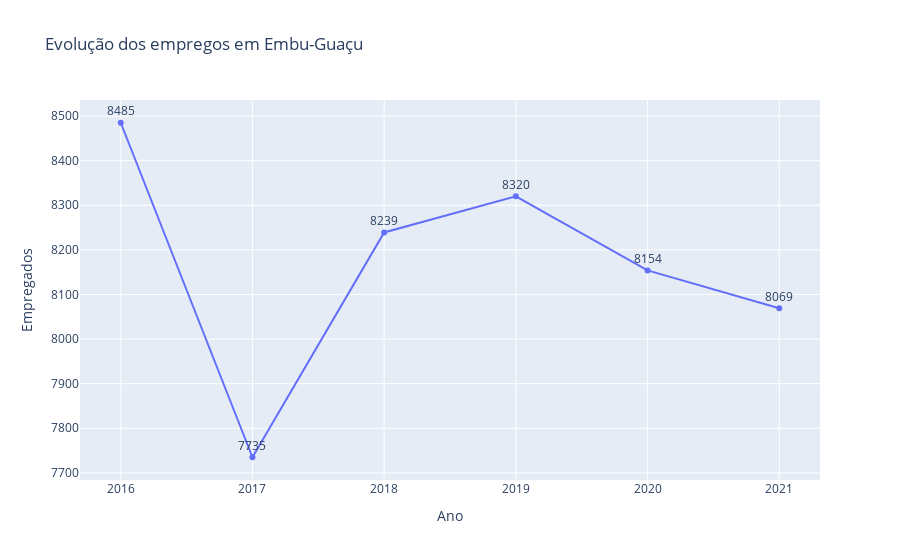

Notebook source saved alongside this figure:
### Markdown cell above
- Evolução de empregos ([SEBRAE](https://datampe.sebrae.com.br/profile/geo/embu-guacu))

### Code cell
df2 = pd.read_csv('dados\dados_economia\empregados-total-todos-os-setores-1.csv', sep=',')

df2 = df2[['Year','Workers']]

novas_colunas = {
    'Year':'Ano',
    'Workers':'Empregados'
}

df2 = df2.rename(columns=novas_colunas)


fig = px.line(df2, x="Ano", y="Empregados", text= df2['Empregados'] , title='Evolução dos empregos em Embu-Guaçu')

fig.update_traces(textposition='top center')

fig.show()

# 

# fig.show()

### Figure 1 — Plotly figure (JSON) as saved in the notebook; plotly's stock layout.template omitted (floating-point values rounded to 4 significant figures)
{"data": [{"hovertemplate": "Ano=%{x}<br>Empregados=%{text}<extra></extra>", "legendgroup": "", "line": {"color": "#636efa", "dash": "solid"}, "marker": {"symbol": "circle"}, "mode": "lines+markers+text", "name": "", "orientation": "v", "showlegend": false, "text": [8485, 7735, 8239, 8320, 8154, 8069], "textposition": "top center", "type": "scatter", "x": [2016, 2017, 2018, 2019, 2020, 2021], "xaxis": "x", "y": [8485, 7735, 8239, 8320, 8154, 8069], "yaxis": "y"}], "layout": {"legend": {"tracegroupgap": 0}, "title": {"text": "Evolução dos empregos em Embu-Guaçu"}, "xaxis": {"anchor": "y", "domain": [0, 1], "title": {"text": "Ano"}}, "yaxis": {"anchor": "x", "domain": [0, 1], "title": {"text": "Empregados"}}}}
